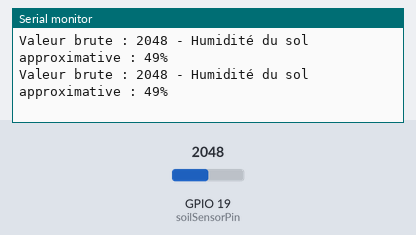
Recording of a sketch running on a simulated ESP32. Parts: the last lines printed to the serial monitor. The test bench sets the inputs (shaded band); at power-on: GPIO 19 (soilSensorPin) = 2048.

Above: at 2.2 s.
2.3 s: GPIO 19 (soilSensorPin) set to 2866
At 3.6 s:
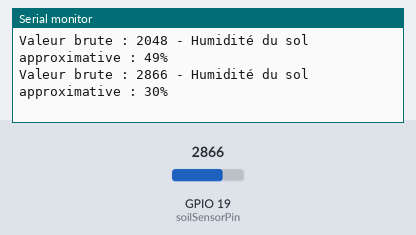
3.8 s: GPIO 19 (soilSensorPin) set to 3603
At 4.8 s:
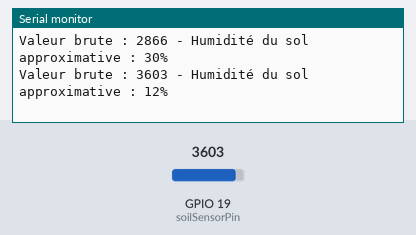
Timing chart, 0 to 6.8 s (numbered marks = the images above; inputs shaded):
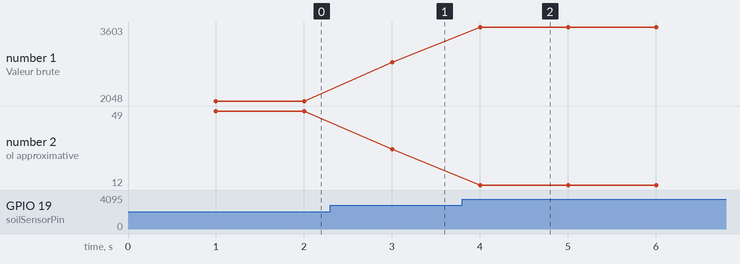

The sketch:

capteurd_humidite.ino
```cpp
// Broche analogique à laquelle le capteur est connecté
const int soilSensorPin = 19;

void setup() {
  Serial.begin(115200);  // Démarrer la communication série à 115200 bauds
  delay(1000);
  Serial.println("Lecture du capteur d'humidité du sol Grove MKR-SOIL");
}

void loop() {
  int sensorValue = analogRead(soilSensorPin);  // Lire la valeur analogique du capteur
  // La valeur brute est entre 0 (sec) et environ 4095 (très humide) sur ESP32 12 bits ADC

  // Optionnel : convertir en pourcentage d'humidité
  // Ici, il faut calibrer les valeurs pour ton capteur et ton sol.
  // Exemple :
  int moisturePercent = map(sensorValue, 4095, 0, 0, 100);
  moisturePercent = constrain(moisturePercent, 0, 100);

  Serial.print("Valeur brute : ");
  Serial.print(sensorValue);
  Serial.print(" - Humidité du sol approximative : ");
  Serial.print(moisturePercent);
  Serial.println("%");

  delay(1000);  // Attendre 1 seconde avant la prochaine lecture
}
```

Measured:
- after the input at 2.3 s, the serial monitor: prints a new line after 0.70 s (image 1)
- after the input at 3.8 s, the serial monitor: prints a new line after 0.21 s (image 2)
- plotted number 1: 2048 → 2866 after the input at 2.3 s, 2866 → 3603 after the input at 3.8 s
- plotted number 2: 49 → 30 after the input at 2.3 s, 30 → 12 after the input at 3.8 s
